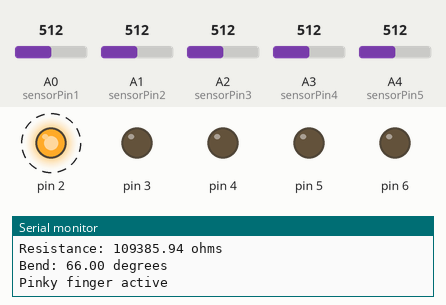
The sketch below on a simulated Arduino Uno, built with avr-gcc and run on an emulated ATmega328P. Shown: output pins drawn as LEDs (lit = HIGH), the last lines printed to the serial monitor. Dashed ring = blinking. The test bench sets the inputs (shaded band); at power-on: A0 (sensorPin1) = 512, A2 (sensorPin3) = 512, A3 (sensorPin4) = 512, A1 (sensorPin2) = 512, A4 (sensorPin5) = 512.

Above: at 2.8 s.
2.9 s: A0 (sensorPin1) set to 547
6.4 s: A0 (sensorPin1) set to 583
At 8.4 s:
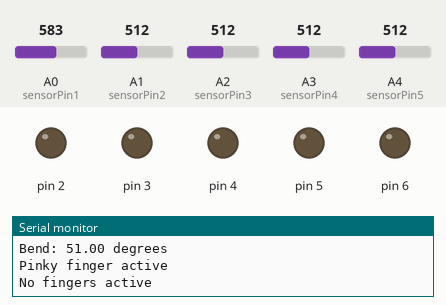
10.5 s: A2 (sensorPin3) set to 475
At 11.8 s:
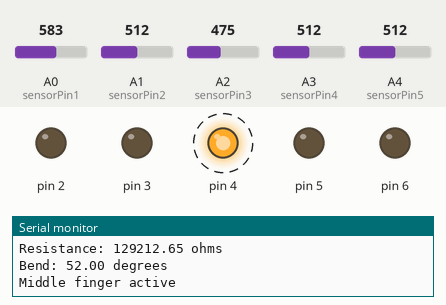
16.5 s: A2 (sensorPin3) set to 716
At 17.6 s:
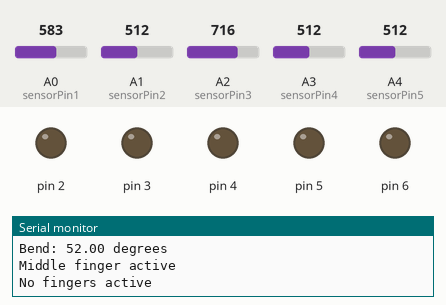
19.2 s: A3 (sensorPin4) set to 476
21.9 s: A3 (sensorPin4) set to 455
At 22.8 s:
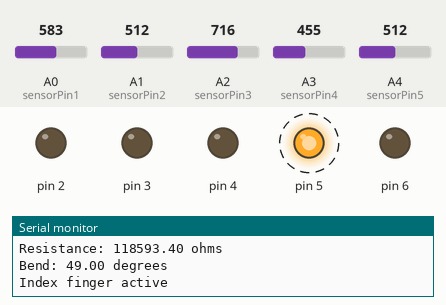
Timing chart, 0 to 28.9 s (numbered marks = the images above; inputs shaded):
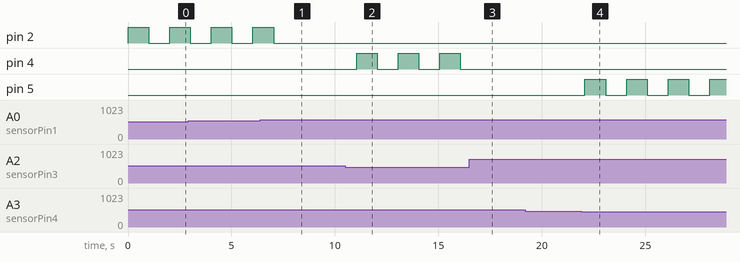

Measured:
- the behaviour switches between 565 and 566 on A0 (sensorPin1) (found by bisection; images 0 and 1)
- the behaviour switches between 494 and 493 on A2 (sensorPin3) (found by bisection; images 1 and 2)
- the behaviour switches between 469 and 468 on A3 (sensorPin4) (found by bisection; images 3 and 4)
- after the input at 6.4 s, pin 2: goes on until 7.0 s, then stays LOW
- after the input at 10.5 s, pin 4: alternates HIGH for 1.0 s and LOW for 1.0 s, starting after 0.55 s
- after the input at 16.5 s, pin 4: stays LOW (without the input it goes to HIGH after 0.58 s)
- after the input at 21.9 s, pin 5: alternates HIGH for 1.0 s and LOW for 1.0 s, starting after 0.18 s
- by itself, pin 2: alternates HIGH for 1.0 s and LOW for 1.0 s

The sketch:

_5_sensor_code.ino
```cpp
const int sensorPin1 = A0;  // pinky finger
const int sensorPin2 = A1;  // ring finger
const int sensorPin3 = A2;  // middle finger
const int sensorPin4 = A3;  // index finger
const int sensorPin5 = A4;  // thumb

float Vcc = 5.06; // measure Vcc of Arduino from multimeter

float R21 = 109600; //200K resistance as R2 of voltage divider     // formula for voltage divider V= [R2/(R1+R2)]*Vcc //R1 is the flex sensor
float R22 = 150600; //200K resistance as R2 of voltage divider     // formula for voltage divider V= [R2/(R1+R2)]*Vcc //R1 is the flex sensor
float R23 = 112000; //200K resistance as R2 of voltage divider     // formula for voltage divider V= [R2/(R1+R2)]*Vcc //R1 is the flex sensor
float R24 = 95000; //200K resistance as R2 of voltage divider     // formula for voltage divider V= [R2/(R1+R2)]*Vcc //R1 is the flex sensor
float R25 = 150200; //200K resistance as R2 of voltage divider     // formula for voltage divider V= [R2/(R1+R2)]*Vcc //R1 is the flex sensor


 float straightResistance1 = 45000.0; // resistance when straight
 float bendResistance1     = 220000.0; // resistance at 180 deg

 float straightResistance2 = 125000.0; // resistance when straight
 float bendResistance2     = 280000.0; // resistance at 180 deg

 float straightResistance3 = 65000.0; // resistance when straight
 float bendResistance3     = 285000.0; // resistance at 180 deg

 float straightResistance4 = 53000.0; // resistance when straight
 float bendResistance4     = 290000.0; // resistance at 180 deg

 float straightResistance5 = 125000.0; // resistance when straight
 float bendResistance5     = 340000.0; // resistance at 180 deg

void setup()
{
  Serial.begin(9600);
  pinMode(sensorPin1, INPUT);
  pinMode(sensorPin2, INPUT);
  pinMode(sensorPin3, INPUT);
  pinMode(sensorPin4, INPUT);
  pinMode(sensorPin5, INPUT);
  pinMode(2,OUTPUT);
  pinMode(3,OUTPUT);
  pinMode(4,OUTPUT);
  pinMode(5,OUTPUT);
  pinMode(6,OUTPUT);
}

void loop()
{
  // calculating the analog value

  int flexADC1 = analogRead(sensorPin1);
  int flexADC2 = analogRead(sensorPin2);
  int flexADC3 = analogRead(sensorPin3);
  int flexADC4 = analogRead(sensorPin4);
  int flexADC5 = analogRead(sensorPin5);


  //calculating the voltage corresponding to the analog value

  float flexV1 = (flexADC1 / 1023.0)* Vcc ;
  float flexV2 = (flexADC2 / 1023.0)* Vcc ;
  float flexV3 = (flexADC3 / 1023.0)* Vcc ;
  float flexV4 = (flexADC4 / 1023.0)* Vcc ;
  float flexV5 = (flexADC5 / 1023.0)* Vcc ;


  // calculating the resistance of the flex sensor from the voltage output

  float flexR1 = R21 * (Vcc / flexV1 - 1.0);
  float flexR2 = R22 * (Vcc / flexV2 - 1.0);
  float flexR3 = R23 * (Vcc / flexV3 - 1.0);
  float flexR4 = R24 * (Vcc / flexV4 - 1.0);
  float flexR5 = R25 * (Vcc / flexV5 - 1.0);


  // Use the calculated resistance to estimate the sensor's  bend angle:

  float angle1 = map(flexR1, straightResistance1, bendResistance1, 0, 180.0);
  float angle2 = map(flexR2, straightResistance2, bendResistance2, 0, 180.0);
  float angle3 = map(flexR3, straightResistance3, bendResistance3, 0, 180.0);
  float angle4 = map(flexR4, straightResistance4, bendResistance4, 0, 180.0);
  float angle5 = map(flexR5, straightResistance5, bendResistance5, 0, 180.0);


  // if the angle ranges from 45 to 90 degrees then display the details on the serial monitor

  if(angle1>=45 && angle1<=180)
  {
  Serial.println("Resistance: " + String(flexR1) + " ohms");
  Serial.println("Bend: " + String(angle1) + " degrees");
  Serial.println("Pinky finger active");
  digitalWrite(2,HIGH);
  Serial.println();
  delay(1000);
  digitalWrite(2,LOW);
  delay(1000);
  }

  else if(angle2>=45 && angle2<=180)
  {
  Serial.println("Resistance: " + String(flexR2) + " ohms");
  Serial.println("Bend: " + String(angle2) + " degrees");
  Serial.println("Ring finger active");
  digitalWrite(3,HIGH);
  Serial.println();
  delay(1000);
  digitalWrite(3,LOW);
  delay(1000);
  }

  else if(angle3>=45 && angle3<=180)
  {
  Serial.println("Resistance: " + String(flexR3) + " ohms");
  Serial.println("Bend: " + String(angle3) + " degrees");
  Serial.println("Middle finger active");
  digitalWrite(4,HIGH);
  Serial.println();
  delay(1000);
  digitalWrite(4,LOW);
  delay(1000);
  }

 else if(angle4>=45 && angle4<=180)
  {
  Serial.println("Resistance: " + String(flexR4) + " ohms");
  Serial.println("Bend: " + String(angle4) + " degrees");
  Serial.println("Index finger active");
  digitalWrite(5,HIGH);
  Serial.println();
  delay(1000);
  digitalWrite(5,LOW);
  delay(1000);
  }

 else if(angle5>=45 && angle5<=180)
  {
  Serial.println("Resistance: " + String(flexR5) + " ohms");
  Serial.println("Bend: " + String(angle5) + " degrees");
  Serial.println("Thumb active");
  digitalWrite(6,HIGH);
  Serial.println();
  delay(1000);
  digitalWrite(6,LOW);
  delay(1000);
  }
  else
  {
  Serial.println("No fingers active");
  digitalWrite(2,LOW);
  digitalWrite(3,LOW);
  digitalWrite(4,LOW);
  digitalWrite(5,LOW);
  digitalWrite(6,LOW);
  delay(1000);
  }

}
```
